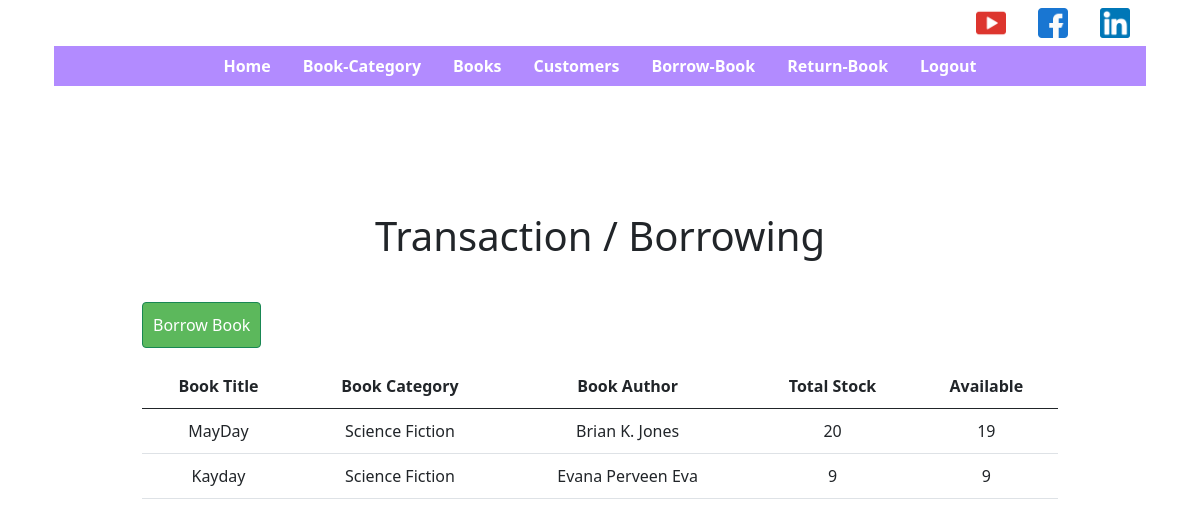
/borrow, run on the app's committed database.
### App_library/models.py (models this page shows)
class Book(models.Model):
    title = models.CharField(max_length=255, unique=True)
    categories = models.ForeignKey(Category, on_delete=models.CASCADE)
    cover = models.ImageField(upload_to='book_cover')
    author = models.CharField(max_length=255, unique=True)
    description = models.TextField(max_length=25000, blank=True, null=True)
    available = models.PositiveIntegerField(default=0)
    location = models.ForeignKey(BookLocation, on_delete=models.CASCADE, related_name='book_location')
    def __str__(self):
        return f"'{self.title}' by '{self.author}'"

class Category(models.Model):
    title = models.CharField(max_length=255, unique=True)
    def __str__(self):
        return f"{self.title}"

### App_library/views.py (the view, shortened to what this page needs)
# urls.py: url(r'^borrow$', views.borrow, name="borrow"),
def borrow(request):
    form = BookBorrowForm()
    b = Borrow.objects.all()
    all_borrower = []
    for i in b:
        if i.status == 'Borrowed':
            borrower = f"{i.customer.firstname} {i.customer.lastname}-{i.customer.NID}"
            all_borrower.append(borrower)
    _customers = Customer.objects.all()
    _books = Book.objects.all()
    datas = []
    for book in _books:
        left = Borrow.objects.filter(status="Borrowed", book__title=book.title).aggregate(Sum('qty'))
        if left['qty__sum'] is None:
            l = 0
        else:
            l = int(left['qty__sum'])
        datas.append(book.available - l)
    all_datum = zip(_books, datas)
    return render(request, "App_library/borrow.html", {"datas": all_datum, "customers": _customers, 'form': form})

### App_library/models.py (called while the page is built)
    def __str__(self):
        return f"{self.firstname} {self.lastname}-{self.NID}"

### templates/App_library/borrow.html (shortened to what this page needs)
{% extends 'App_library/main.html' %}
{% load static %}
{% load crispy_forms_filters %}
{% block body %}
    <link href="https://cdn.jsdelivr.net/npm/bootstrap@5.0.0-beta3/dist/css/bootstrap.min.css" rel="stylesheet"
>
    <div class="container" style="padding: 100px !important;" id="table-div">
        <div class="h1 mt-3 mb-3" id="header" style="text-align: center; padding: 10px 0;">Transaction / Borrowing</div>
        <button type="button" id="add_book" class="btn btn-success mt-3 mb-3 bg-dark"
                style="padding: 10px!important; background-color: #5cb85c!important;" onclick="openForm()">
            Borrow Book
        </button>
        <table class="table" id="book-table" style="text-align: center;">
            <thead>
            <tr>
                <th scope="col" class="book-paddy">Book Title</th>
                <th scope="col" class="book-paddy">Book Category</th>
                <th scope="col" class="book-paddy">Book Author</th>
                <th scope="col" class="book-paddy">Total Stock</th>
                <th scope="col" class="book-paddy">Available</th>
            </tr>
            </thead>
            <tbody>
            {% for book, data in datas %}
                <tr>
                    <td class="book-paddy">{{ book.title }}</td>
                    <td class="book-paddy">{{ book.categories }}</td>
                    <td class="book-paddy">{{ book.author }}</td>
                    <td class="book-paddy">{{ book.available }}</td>
                    <td  class="book-paddy">
                        {% if data == 0 %}
                            <div style="text-align: center"><label class='text-danger'>Not Available</label></div>
                        {% else %}
                            {{ data }}
                        {% endif %}
                    </td>
                </tr>
            {% endfor %}
            </tbody>
        </table>
    </div>
{% endblock %}

### templates/App_library/main.html (shortened to what this page needs)
<!DOCTYPE html>
<html lang="en">
<head>
    {% load static %}
    <link href="https://cdn.jsdelivr.net/npm/bootstrap@5.0.0-beta3/dist/css/bootstrap.min.css" rel="stylesheet"
>
</head>
<body>
<div class="container">
    <div class="container">
        <nav class="nav nav-first justify-content-end">
            <a class="nav-link" href="#">
                <img src="{% static 'images/icons/youtube.png' %}" alt="YouTube">
            </a>
            <a class="nav-link" href="#">
                <img src="{% static 'images/icons/facebook.png' %}" alt="facebook">
            </a>
            <a class="nav-link" href="#">
                <img src="{% static 'images/icons/linkedin.png' %}" alt="linkedIn">
            </a>
        </nav>
    </div>
</div>
<div class="container">
    <div class="container">
        <nav class="nav nav-second justify-content-center">
            <a class="nav-link" aria-current="page" href="{% url 'App_library:home' %}" id="home">Home</a>
            <a class="nav-link" aria-current="page" href="{% url 'App_library:categories' %}" id="book-cat">Book-Category</a>
            <a class="nav-link" aria-current="page" href="{% url 'App_library:books' %}" id="books">Books</a>
            <a class="nav-link" aria-current="page" href="{% url 'App_library:customers' %}" id="customer">Customers</a>
            <a class="nav-link" aria-current="page" href="{% url 'App_library:borrow' %}" id="borrow">Borrow-Book</a>
            <a class="nav-link" aria-current="page" href="{% url 'App_library:returning' %}" id="return">Return-Book</a>
            <a class="nav-link" aria-current="page" href="{% url 'App_login:logout' %}">Logout</a>
        </nav>
    </div>
</div>
<div class="container">
    {% block body %}
    {% endblock %}
</div>
</body>
</html>

### templates/App_library/main.html (style rules this page uses)
.nav-first a img { width: 30px; height: 30px; }
.nav-second { background-color: #b28bff; }
.nav-link { color: #ffffff !important; font-weight: 600 !important; }

### templates/App_library/borrow.html (style rules this page uses)
.book-paddy { padding: 10px!important; text-align: center; }

### data on the page
Book: title "MayDay", categories "Science Fiction", author "Brian K. Jones", available "20", data "19"
Book: title "Kayday", categories "Science Fiction", author "Evana Perveen Eva", available "9"
